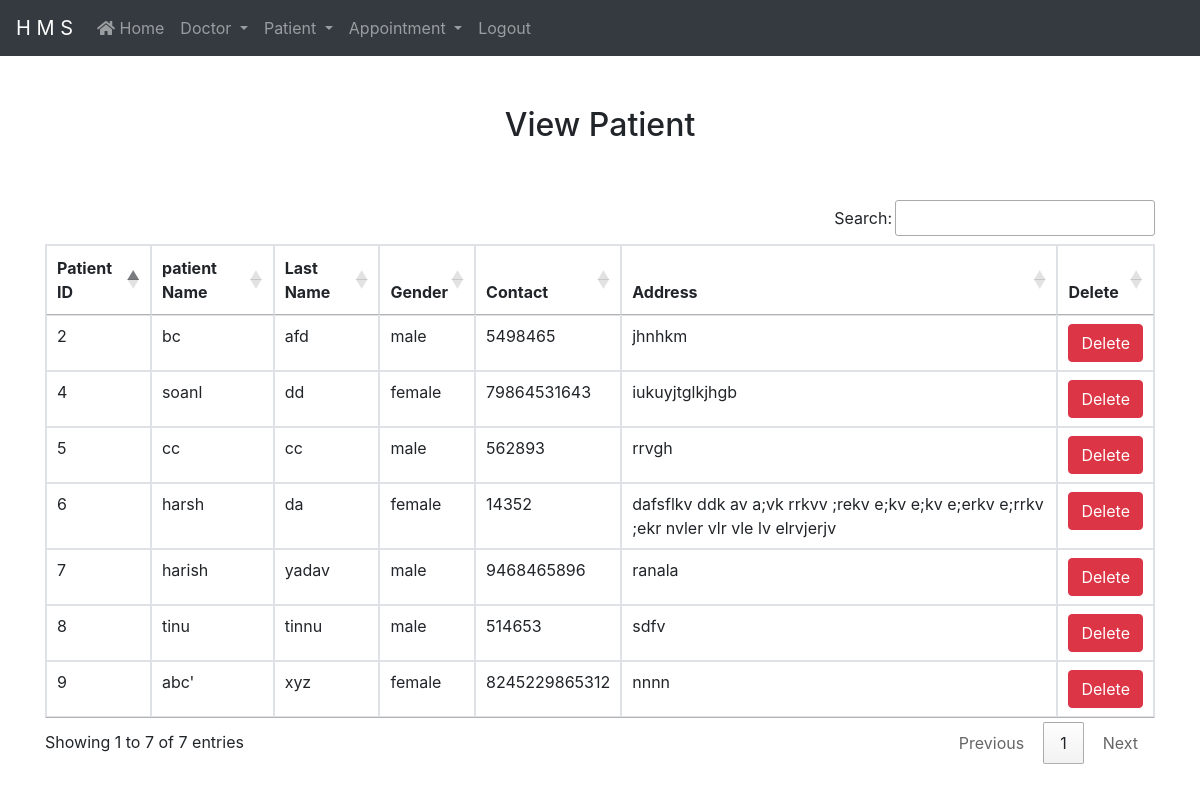
Before: /view_patient/ (signed in) with the older database file.
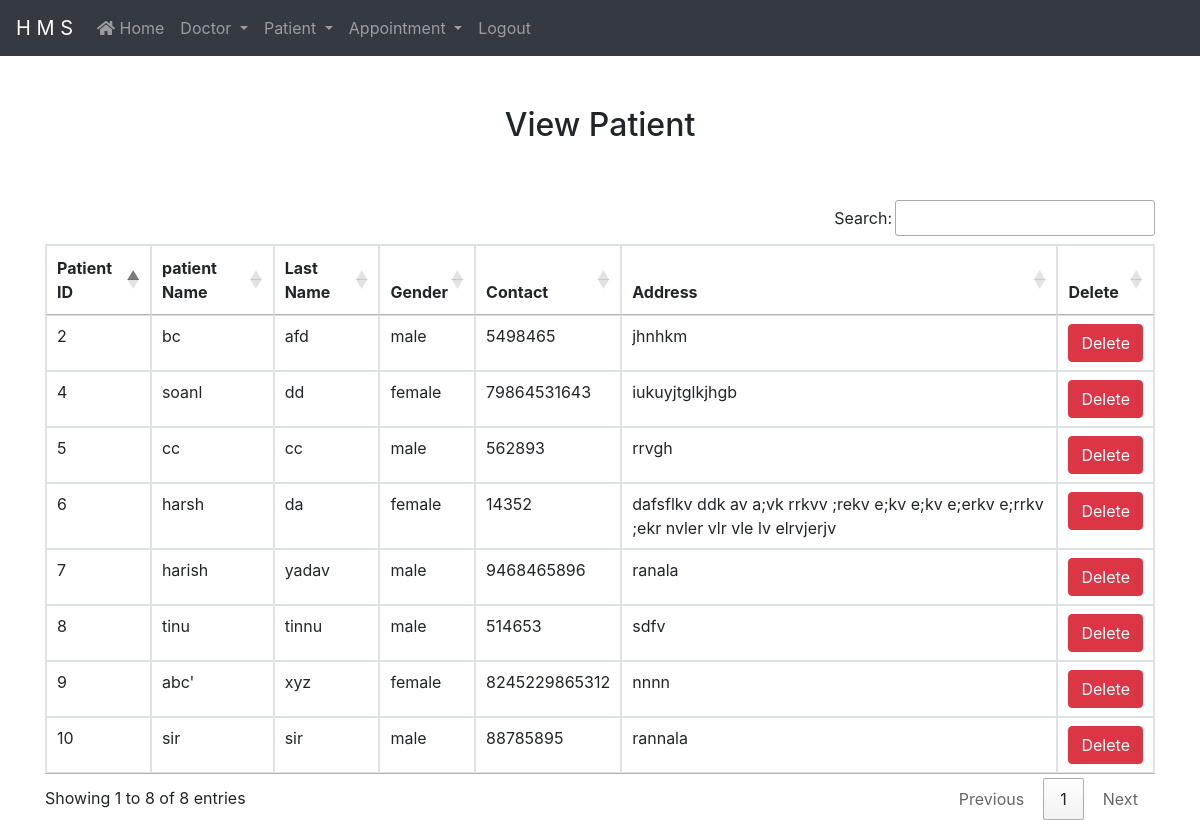
After: the same page with the newer database file.
### hms/models.py (models this page shows, shortened)
class patientmodel(models.Model):
    name = models.CharField(max_length=30)
    lastname = models.CharField(max_length=30)
    gender = models.CharField(max_length=10, default=False)
    contact = models.IntegerField(unique=True)
    address = models.CharField(max_length=200)

### hms/views.py (the view)
# urls.py: path('view_patient/', views.view_patient, name="view_patient"),
def view_patient(request):
    if not request.user.is_staff:
        return redirect('login')
    pat = patientmodel.objects.all()
    d = {'pat':pat}
    return render(request,'view_patient.html',d)

### templates/view_patient.html
{% extends 'nav-common.html' %}
{% load static %}
{% block body %}
    <div class="container" style="margin-top: 50px">
        <h2 class="text-center">View Patient</h2>
        <br><br>
            <table class="table table-hover table-bordered table-responsive-lg" id="example">
                <thead>
                    <tr>
                        <th>
                            Patient ID
                        </th>
                        <th>
                            patient Name
                        </th>
                        <th>
                            Last Name
                        </th>
                        <th>
                            Gender
                        </th>
                        <th>
                            Contact
                        </th>
                        <th>
                            Address
                        </th>
                        <th>
                            Delete
                        </th>
                    </tr>
                </thead>
                <tbody>
                    {% for i in pat %}
                        <tr>
                        <td>{{ i.id }}</td>
                        <td>{{ i.name }}</td>
                        <td>{{ i.lastname }}</td>
                        <td>{{ i.gender }}</td>
                        <td>{{ i.contact }}</td>
                        <td>{{ i.address }}</td>
                            <td><a href="{% url 'delete_patient' i.id %}" onclick="return confirm('Are you really Want to Delete')" class="btn btn-danger"> Delete</a></td>
                        </tr>
                    {% endfor %}
                </tbody>
            </table>
    </div>
{% endblock %}

### templates/nav-common.html (shortened to what this page needs)
<!doctype html>
<html lang="en">
{% load static %}
<head>
<link rel="stylesheet" href="https://stackpath.bootstrapcdn.com/bootstrap/4.5.0/css/bootstrap.min.css"
>
<link rel="stylesheet" href="https://use.fontawesome.com/releases/v5.7.0/css/all.css"
>
<link rel="stylesheet" href="{% static 'mydivstyle.css' %}">
<link rel="stylesheet" href="https://cdn.datatables.net/1.10.21/css/jquery.dataTables.min.css">
<link rel="stylesheet" href="https://cdn.datatables.net/buttons/1.6.2/css/buttons.dataTables.min.css">
</head>
<body>
    <nav class="navbar navbar-expand-lg navbar-dark bg-dark">
  <a class="navbar-brand" href="#">H M S</a>
  <div class="collapse navbar-collapse" id="navbarSupportedContent">
      <ul class="navbar-nav mr-auto">
                {% if request.user.is_staff %}
                    <li class="nav-item ">
                        <a class="nav-link" href="{% url 'home' %}"><i class="fas fa-home"></i> Home</a>
                    </li>
                    <li class="nav-item dropdown">
                        <a class="nav-link dropdown-toggle" href="#" id="navbarDropdown" role="button" data-toggle="dropdown" aria-haspopup="true" aria-expanded="false">
                          Doctor
                        </a>
                    </li>
                    <li class="nav-item dropdown">
                        <a class="nav-link dropdown-toggle" href="#" id="navbarDropdown" role="button" data-toggle="dropdown" aria-haspopup="true" aria-expanded="false">
                          Patient
                        </a>
                    </li>
                    <li class="nav-item dropdown">
                        <a class="nav-link dropdown-toggle" href="#" id="navbarDropdown" role="button" data-toggle="dropdown" aria-haspopup="true" aria-expanded="false">
                          Appointment
                        </a>
                    </li>
                    <li class="nav-item">
                        <a class="nav-link" href="{% url 'logout' %}">Logout</a>
                    </li>
                {% endif %}
            </ul>
  </div>
</nav>
    {% block body %}
    {% endblock %}
</body>
</html>

Changed rows visible on the page:
added patientmodel: id "10", name "sir", lastname "sir", gender "male", contact "88785895", address "rannala"
Other visible differences:
text written by a page script: "Search: Showing 1 to 7 of 7 entries Previous 1 Next" → "Search: Showing 1 to 8 of 8 entries Previous 1 Next"
